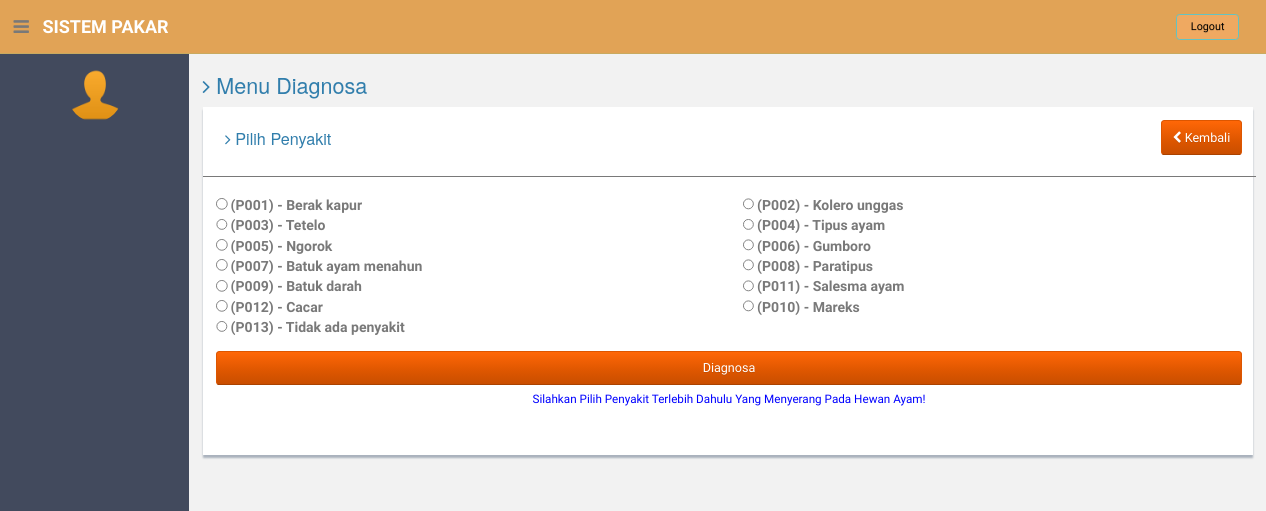
The page /index.php/diagnosis/penyakit on the database its author committed.
### tables this page shows
CREATE TABLE `penyakit` (
  `id` int(11) NOT NULL,
  `kd_penyakit` varchar(10) NOT NULL,
  `jenis_penyakit` varchar(100) NOT NULL,
  `nama_latin` varchar(255) DEFAULT NULL,
  `keterangan` text
);

### application/controllers/Diagnosis.php (called while the page is built, shortened)
<?php
class Diagnosis extends CI_Controller {
	public function __construct()
	{
    $this->load->database();
		$this->load->model('gejala_model');
		$this->load->model('penyakit_model');
		$this->load->model('diagnosis_model');
		$this->load->library('dompdf_gen');
	}
	public function penyakit()
	{
		$data['path']     = 'Diagnosa';
    $data['diagnosa'] = 'Penyakit';
		$data['penyakit'] = $this->penyakit_model->index();
		$this->load->view('pakar/layouts/header');
		$this->load->view('pakar/layouts/sidebar');
		$this->load->view('diagnosis/cek-penyakit', $data);
		$this->load->view('pakar/layouts/footer');
	}
}
?>

### index.php (called while the page is built, shortened)
<?php
require_once BASEPATH.'core/CodeIgniter.php';

### application/models/Penyakit_model.php (called while the page is built, shortened)
<?php
class Penyakit_model extends CI_Model
{
	public function index($kode = FALSE)
	{
		if($kode == FALSE) {
			$query = $this->db->get('penyakit');
			return $query->result_array();
		}
		$query = $this->db->get_where('penyakit', array('kd_penyakit' => $kode));
		return $query->row_array();
	}
}

### application/views/diagnosis/cek-penyakit.php (the view, shortened to what this page needs)
<section id="main-content">
<section class="wrapper">
          	<h3><i class="fa fa-angle-right"></i> Menu <?= $path ?></h3>
				<div class="row">
	                  <div class="col-md-12">
                      <div class="content-panel">
                        <div class="container">
                          <div class="row form-group">
                            <div class="container">
                              <h4 class="pull-left"><i class="fa fa-angle-right"></i> Pilih <?= $diagnosa ?></h4>
                              <a class="pull-right btn btn-warning" href="javascript:window.history.go(-1);"><i class="fa fa-chevron-left" aria-hidden="true"></i> Kembali</a>
                            </div>
                            <hr>
                            <form class="form-horizontal">
                              <?php foreach ($penyakit as $item): ?>
                                    <div class="col-sm-6">
                                      <input type="radio" name="kd_penyakit" value="<?= $item['kd_penyakit'] ?>" id="penyakit">
                                      <b style="font-size:1.2em"><?= '('.$item['kd_penyakit'] .') - '. $item['jenis_penyakit'] ?></b>
                                    </div>
                              <?php endforeach; ?>
                            </div>
                            <a id="diagnosa" href="" class="btn btn-warning pull-right btn-block">Diagnosa</a>
                             <p style="text-align:center; margin-top:60px; color:blue">
                               Silahkan Pilih Penyakit Terlebih Dahulu Yang Menyerang Pada Hewan Ayam!
                             </p>
                             <br><br>
                        </div>
                      </div>
                    </div>
              </div>
		</section><! --/wrapper -->
		</section><! --/wrapper -->

### assets/css/style.css (style rules this page uses)
body { color: #797979; background: #f2f2f2; font-family: 'Ruda', sans-serif; padding: 0px !important; margin: 0px !important; font-size:13px; zoom: 90%; }
a, a:hover, a:focus { text-decoration: none; outline: none; }
hr { margin-top: 20px; margin-bottom: 20px; border: 0; border-top: 1px solid #797979; }
#main-content { margin-left: 210px; }
.wrapper { display: inline-block; margin-top: 60px; padding-left: 15px; padding-right: 15px; padding-bottom: 15px; padding-top: 0px; width: 100%; }
.content-panel { background: #ffffff; box-shadow: 0px 3px 2px #aab2bd; padding-top: 15px; padding-bottom: 5px; }
.content-panel h4 { margin-left: 10px; }

### rows shown on the page
penyakit: kd_penyakit "P001", jenis_penyakit "Berak kapur"
penyakit: kd_penyakit "P002", jenis_penyakit "Kolero unggas"
penyakit: kd_penyakit "P003", jenis_penyakit "Tetelo"
penyakit: kd_penyakit "P004", jenis_penyakit "Tipus ayam"
penyakit: kd_penyakit "P005", jenis_penyakit "Ngorok"
penyakit: kd_penyakit "P006", jenis_penyakit "Gumboro"
penyakit: kd_penyakit "P007", jenis_penyakit "Batuk ayam menahun"
penyakit: kd_penyakit "P008", jenis_penyakit "Paratipus"
penyakit: kd_penyakit "P009", jenis_penyakit "Batuk darah"
penyakit: kd_penyakit "P011", jenis_penyakit "Salesma ayam"
penyakit: kd_penyakit "P012", jenis_penyakit "Cacar"
penyakit: kd_penyakit "P010", jenis_penyakit "Mareks"
penyakit: kd_penyakit "P013", jenis_penyakit "Tidak ada penyakit"

### other values the page prints
$path "Diagnosa"
$diagnosa "Penyakit"
